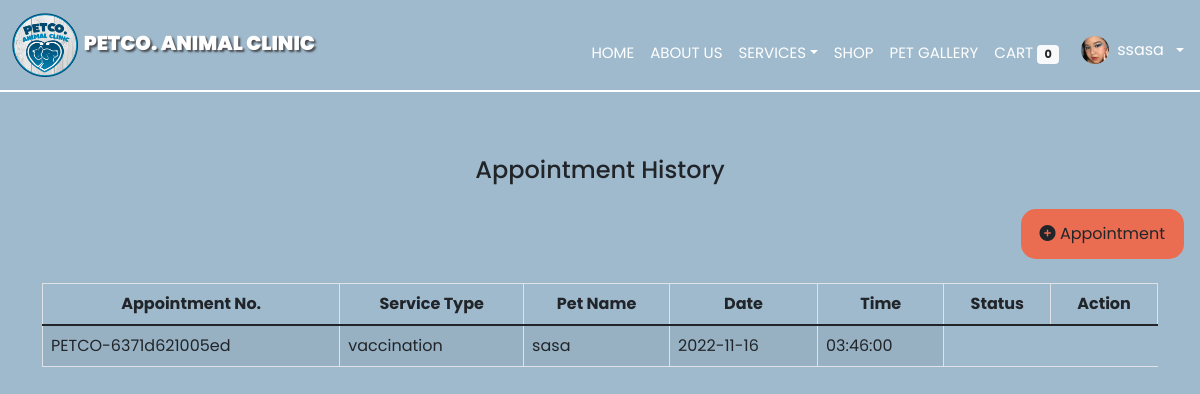
The app's page /appointment-user.php (signed in) with its own data.
### tables this page shows
CREATE TABLE `usertable` (
  `id` int(11) NOT NULL,
  `first_name` varchar(255) NOT NULL,
  `middle_name` varchar(255) NOT NULL,
  `last_name` varchar(255) NOT NULL,
  `suffix` varchar(10) NOT NULL,
  `position` varchar(255) NOT NULL,
  `address` varchar(255) NOT NULL,
  `email` varchar(255) NOT NULL,
  `password` varchar(255) NOT NULL,
  `code` mediumint(50) NOT NULL,
  `status` text NOT NULL,
  `contact` varchar(100) NOT NULL,
  `image_dir` varchar(255) NOT NULL,
  `image_filename` varchar(255) NOT NULL,
  `user_level` varchar(255) NOT NULL,
  `archive` varchar(255) NOT NULL
);

CREATE TABLE `client_appointment` (
  `id` int(11) NOT NULL,
  `service` varchar(255) NOT NULL,
  `appoint_no` varchar(255) NOT NULL,
  `appoint_date` date NOT NULL,
  `appoint_time` time NOT NULL,
  `petname` varchar(255) NOT NULL,
  `user_id` varchar(255) NOT NULL
);

### appointment-user.php (the view, shortened to what this page needs)
<?php require('php/connection.php');
require_once "controllerUserData.php";
   $user_id = $_SESSION['user_id'];
?>
<?php
                 $select_user = mysqli_query($con, "SELECT * FROM usertable WHERE id = '$user_id'");
                 if(mysqli_num_rows($select_user) > 0){
                 $fetch_user = mysqli_fetch_assoc($select_user);
                 };
             ?>
<!DOCTYPE html>
<html lang="en">
<head>
    <link rel="stylesheet" type="text/css" href="css/styles.css">
    <link rel="stylesheet" href="https://cdn.jsdelivr.net/npm/bootstrap-icons@1.5.0/font/bootstrap-icons.css">
    <link href="https://cdn.jsdelivr.net/npm/bootstrap@5.1.1/dist/css/bootstrap.min.css" rel="stylesheet"
>
</head>
<body style="background:  #9FBACD;">
    <nav class="navbar navbar-expand-lg">
        <div class="container-fluid">
            <a class="navbar-brand" href="#">
                <img src="asset/logopet.png" alt="Logo" style="width:22%; height:8vh" />
                <span style="text-shadow: 2px 2px 2px  rgba(49, 44, 44, 0.767);" class="text-white"><b>PETCO. ANIMAL
                        CLINIC</b></span>
            </a>
        </div>
        <div class="collapse navbar-collapse me-3" id="navbarScroll">
            <ul class="navbar-nav me-auto my-0 my-lg-0 " style="--bs-scroll-height: 100px;">
                <div class="text-nowrap">
                    <li class="nav-item">
                        <a class="nav-link  text-white mt-3" aria-current="page" href="home.php">HOME</a>
                    </li>
                </div>
                <div class="text-nowrap">
                    <li class="nav-item">
                        <a class="nav-link text-white mt-3" href="#about">ABOUT US</a>
                    </li>
                </div>
                <div class="text-nowrap">
                    <li class="nav-item">
                        <div class="dropdown">
                            <a class="nav-link text-white dropdown-toggle mt-3" href="#" id="dropdownMenuLink"
                                data-bs-toggle="dropdown" aria-expanded="false">SERVICES</a>
                        </div>
                    </li>
                </div>
                <div class="text-nowrap">
                    <li class="nav-item">
                        <a class="nav-link text-white mt-3 " href="product.php">SHOP</a>
                    </li>
                </div>
                <?php
                    $select_rows = mysqli_query($con,"SELECT * FROM `cart` WHERE Cart_user_id = '$user_id'") or die ('query failed');
                    $row_count = mysqli_num_rows($select_rows);
                  ?>
                <div class="text-nowrap">
                    <li class="nav-item mt-3">
                        <a class="nav-link text-white" href="#imagesec">PET GALLERY</a>
                    </li>
                </div>
                <div class="text-nowrap">
                    <li class="nav-item">
                        <a class="nav-link text-white mt-3 " href="cart.php">CART<span
                                class="badge badge-light mx-1 bg-light text-dark"><?php echo $row_count ?></span></a>
                    </li>
                </div>
                        <?php
                            $select_user = mysqli_query($con, "SELECT * FROM usertable WHERE id = '$user_id'");
                            if(mysqli_num_rows($select_user) > 0){
                            $fetch_user = mysqli_fetch_assoc($select_user);
                            };
                        ?>
                <div class="dropdown mb-2 mt-sm-auto ms-auto ms-sm-0 flex-shrink-1 ">
                    <a href="#" class="d-flex align-items-center text-white text-decoration-none dropdown-toggle"
                        id="dropdownUser1" data-bs-toggle="dropdown" aria-expanded="false">
                        <img src="asset/profiles/<?php echo $fetch_user['image_filename']?>" alt="user"
                            style=" margin-left: 10px" width="28" height="28" class="rounded-circle">
                        <span class="d-none d-sm-inline mx-2"><?php echo $fetch_user['first_name']?></span>
                    </a>
                </div>
            </ul>
        </div>
    </nav>
    <div class="container-xl-fluid mt-5 mb-5">
        <div class="px-3">
            <h4 class="text-center c-white py-3">Appointment History</h4>
            <div class="d-flex flex-row-reverse">
                <button type="button" class="btn bg-button"
                    style="background: #EA6D52; border-radius: 15px; border-width: 7px;" data-bs-toggle="modal"
                    data-bs-target="#staticBackdrop">
                    <i class="fa-solid fa-circle-plus"> </i> Appointment
                </button>
            </div>
            <div class="container mt-4">
                <table class="table table-striped table table-bordered">
                    <?php
          $select_cart = mysqli_query($con, "SELECT * FROM `client_appointment`WHERE user_id = '$user_id' ORDER BY `client_appointment`.`appoint_date` ASC ");
                if(mysqli_num_rows($select_cart) > 0){
                    ?>
                    <thead>
                        <div class="row">
                            <th scope="col" style="text-align: center;">
                                <div class="col">Appointment No.</div>
                            </th>
                            <th scope="col" style="text-align: center;">
                                <div class="col">Service Type</div>
                            </th>
                            <th scope="col" style="text-align: center;">
                                <div class="col">Pet Name</div>
                            </th>
                            <th scope="col" style="text-align: center;">
                                <div class="col">Date</div>
                            </th>
                            <th scope="col" style="text-align: center;">
                                <div class="col">Time</div>
                            </th>
                            <th scope="col" style="text-align: center;">
                                <div class="col">Status</div>
                            </th>
                            <th scope="col" style="text-align: center;">
                                <div class="col">Action</div>
                            </th>
                    </thead>
                    <?php
                    while($fetch_cart = mysqli_fetch_assoc($select_cart)):
                    ?>
                    <tr class="text-light ">
                        <td class="align-middle "><?= $fetch_cart['appoint_no'];?></td>
                        <td class="align-middle">
                            <?php echo $fetch_cart['service'];?>
                        </td>
                        <td class="align-middle">
                            <?php echo $fetch_cart['petname'];?>
                        </td>
                        <td class="align-middle">
                            <?php echo $fetch_cart['appoint_date'];?>
                        </td>
                        <td class="align-middle">
                            <?php echo $fetch_cart['appoint_time'];?>
                        </td>
                        <?php
                    endwhile;
                }
                 else{
                    ?><tbody class="text-light ">
                            <center><h1><img src="asset/oops.png" alt="Logo" class="rounded"/></h1></center>
                        </tbody><?php
                }
            ?>
            </div>
        </div>
    </div>
</body>
</html>

### css/styles.css (style rules this page uses)
* { font-family: 'Poppins', sans-serif; }
body { background: #9FBACD; }
.navbar { background: #9FBACD; border-bottom: 2px solid white; }
.navbar-brand { font-family: 'Gothic A1', sans-serif; font-size: 20px; font-weight: bold; }
.nav-item { font-family: 'Gothic A1', sans-serif; font-size: 15px; }
.nav-link { border-radius: 10px; }
.bg-button { background:#EA6D52; }
* { padding: 0; margin: 0; }

### records on screen
usertable: image_filename (picture), first_name "ssasa"
client_appointment: appoint_no "PETCO-6371d621005ed", service "vaccination", petname "sasa", appoint_date "2022-11-16", appoint_time "03:46:00"

### other values on screen
$row_count "0"
